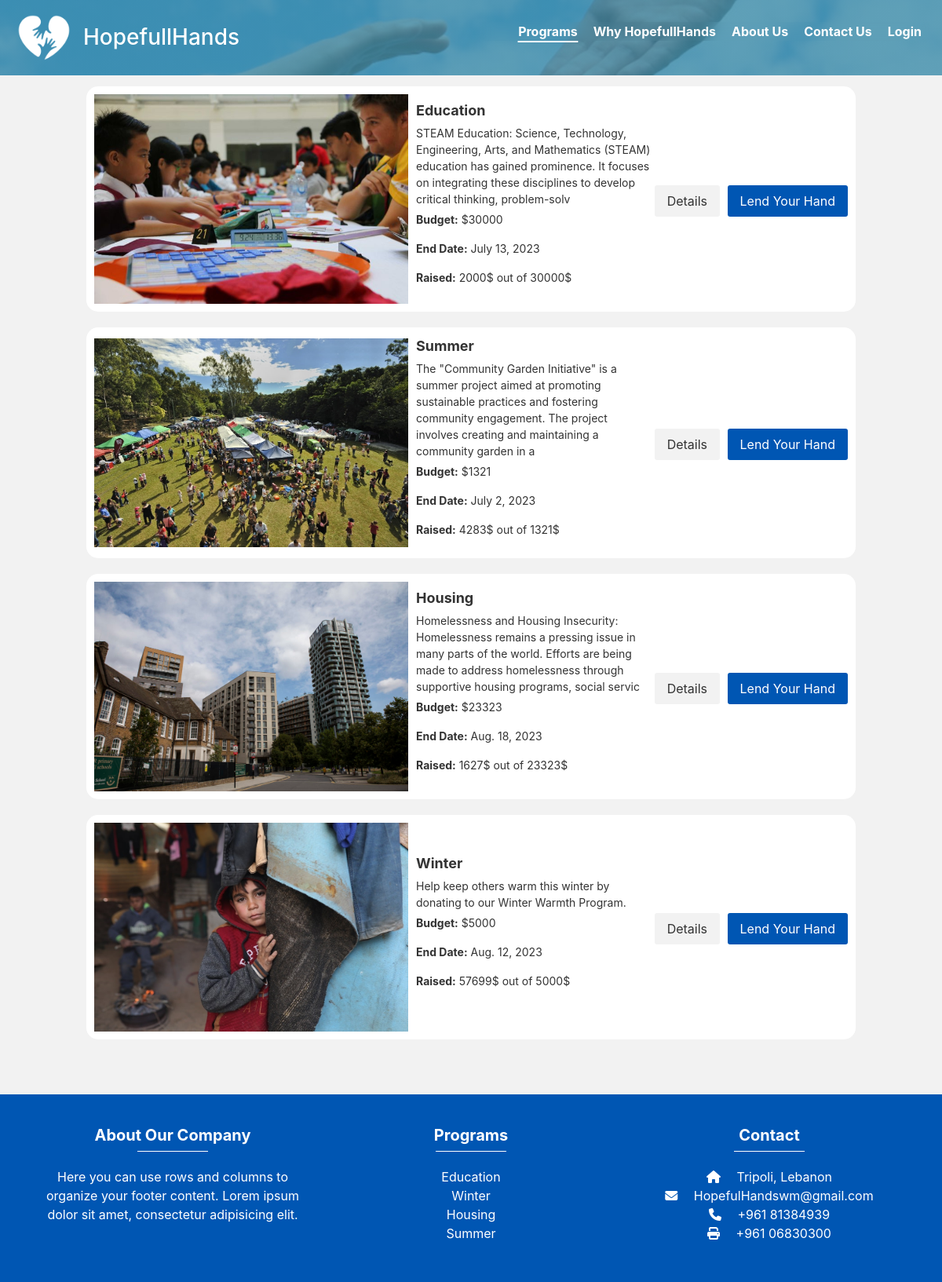
The app's page /programs/, older data.
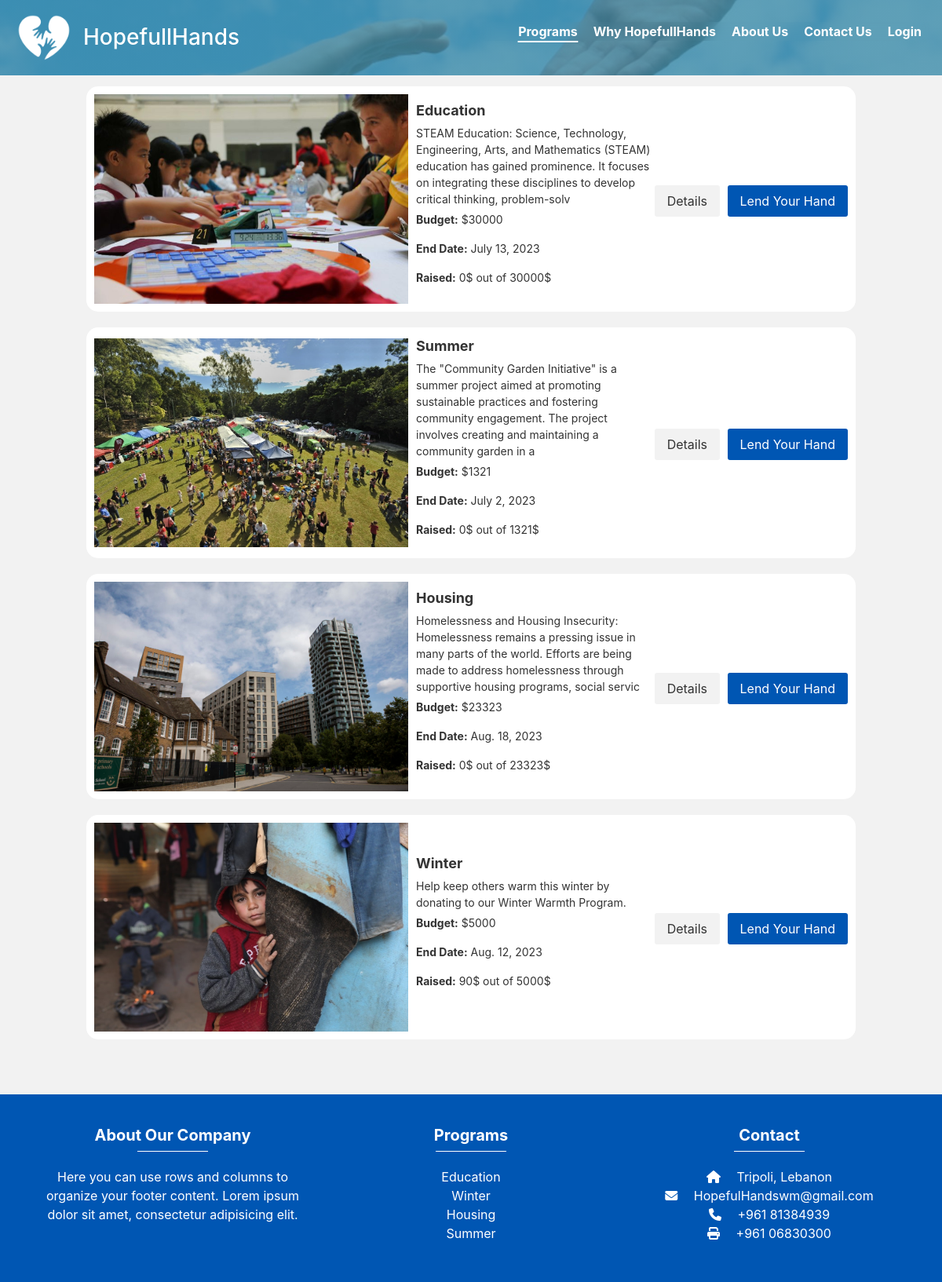
The same page, newer data.
### app1/models.py (models this page shows, shortened)
class Program(models.Model):
    program_name = models.CharField(max_length=40)
    program_description = models.CharField(max_length=400)
    program_summary = models.CharField(max_length=200, default='Default Value')
    program_image = models.ImageField(upload_to='images/')
    budget = models.IntegerField()
    start_date = models.DateField()
    end_date = models.DateField()
    raised = models.IntegerField(default=0)
    program_challenge = models.CharField(max_length=2000, default='Default Value')
    program_objective = models.CharField(max_length=2000, default='Default Value')
    program_plan = models.CharField(max_length=2000, default='Default Value')

### app1/views.py (the view)
# urls.py: re_path(r'^.*programs/$', programs, name='programs'),
def programs(request):
    programs = Program.objects.order_by('-id')[:4]
    context = {'programs': programs}
    return render(request, 'pages/programs.html', context)

### templates/pages/programs.html (shortened to what this page needs)
<!DOCTYPE html>
<html lang="en">
<head>
</head>
<body style="background-color: #f2f2f2;">
{% block content %}
  {% include 'components/navbar.html' %}
    {% include 'components/programInfo.html' %}
  {% include 'components/footer.html' %}
{% endblock %}
</body>
</html>

### templates/components/programInfo.html (shortened to what this page needs)
<!DOCTYPE html>
<html>
<head>
</head>
<body>
  <div class="program-container">
    <ul class="program-list">
      {% for program in programs %}
        <li class="program-item">
          <img class="program-image" src="{{ program.program_image.url }}" alt="Program Image">
          <div class="program-details">
            <div class="program-name">{{ program.program_name }}</div>
            <div class="program-description">{{ program.program_description }}</div>
            <p><strong>Budget:</strong> ${{ program.budget }}</p>
            <p><strong>End Date:</strong> {{ program.end_date }}</p>
            <p><strong>Raised:</strong> {{ program.raised }}$ out of {{ program.budget }}$</p>
          </div>
          <div>
            <a href="{% url 'program_details' program_id=program.id %}" class="details-button">Details</a>
            <a href="{% url 'donate' %}" class="donate-button">Lend Your Hand</a>
          </div>
        </li>
      {% endfor %}
    </ul>
  </div>
</body>
</html>

Row changes from the older to the newer data that the page shows:
changed Program "Education": raised "2000" → "0"
changed Program "Summer": raised "4283" → "0"
changed Program "Housing": raised "1627" → "0"
changed Program "Winter": raised "57699" → "90"
